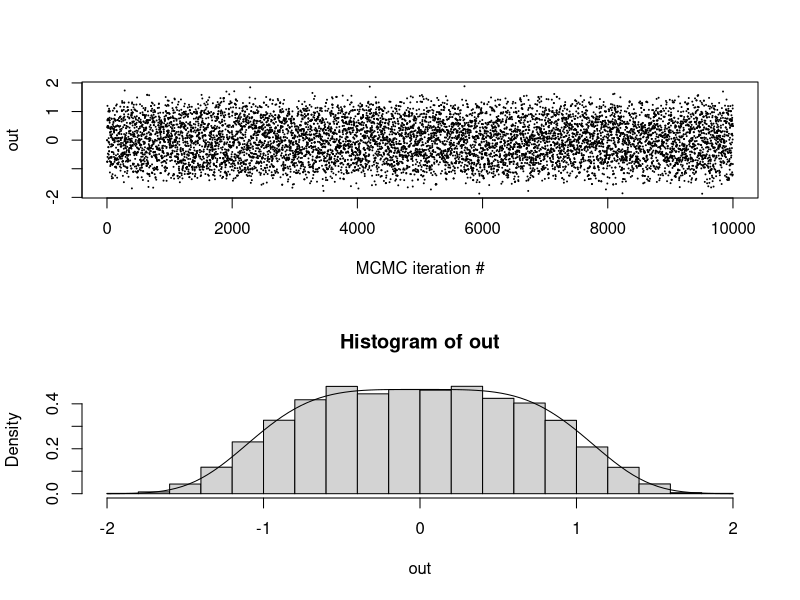
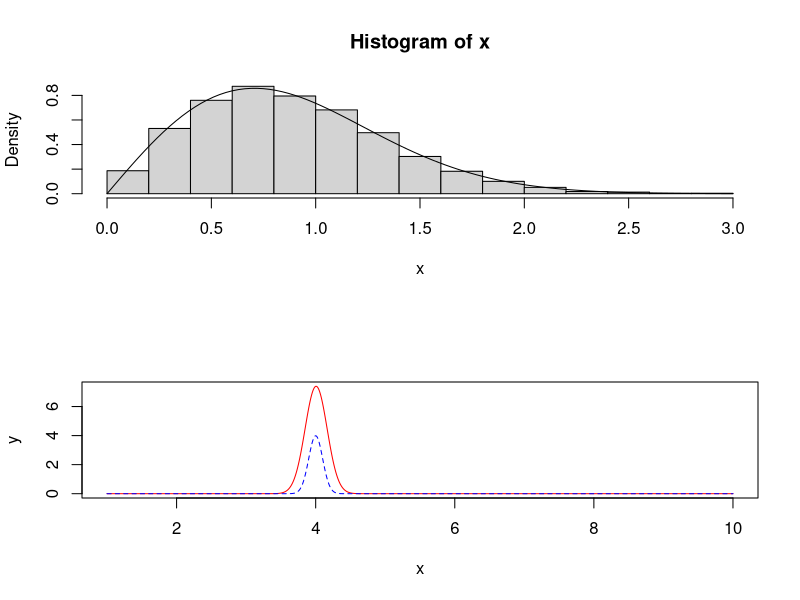
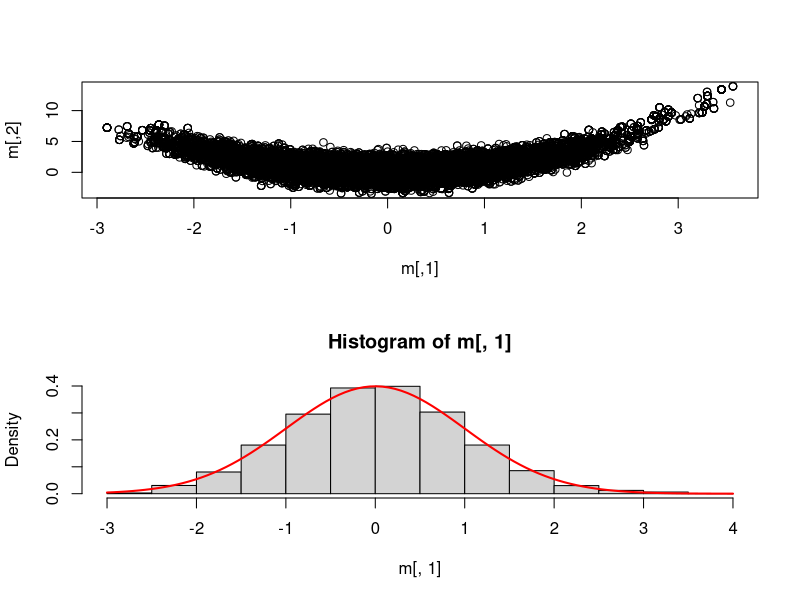
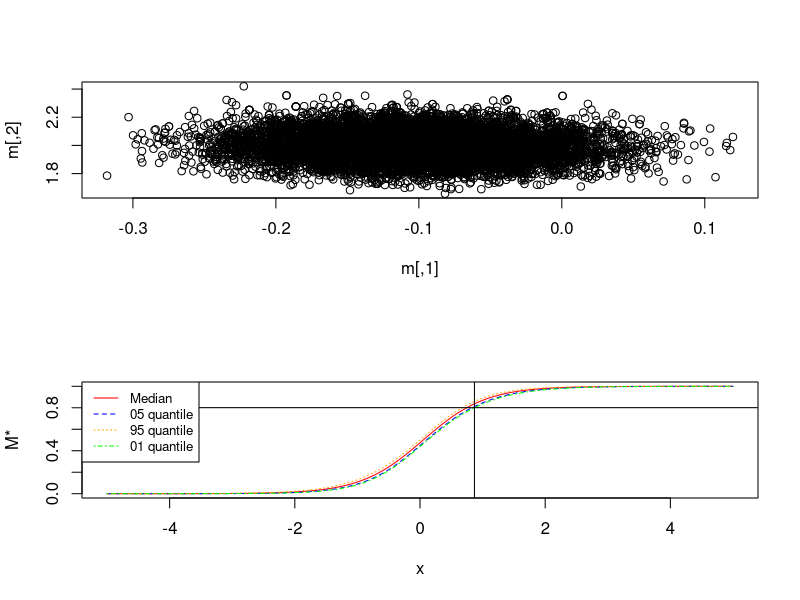

Here is the R script that generated these plots, in order:
## ---- chunk 1
rm(list = ls())
## ---- chunk 2
# general 1d independence metropolis hastings
oneD.IRWMH <- function(prob,
                       sigma=1.0,
                       theta1=0.0,
                       Nsamp=10000){
  res <- numeric(Nsamp)
  # allocate memory
  res[1] <- theta1
  # old importance weight
  wt.old <- prob(res[1])/dnorm(res[1], sd=sigma)
  Nacc <- 0
    for(i in 2:Nsamp){
      # proposal (note, independent of past)
      thetaStar <- rnorm(1, sd=sigma)
      # new importance weight
      wt.star <- prob(thetaStar)/dnorm(thetaStar, sd=sigma)
      # accept probability
      alpha <- min(1.0, wt.star/wt.old)
      # accept/reject
      if(runif(1) < alpha){
        res[i] <- thetaStar
        wt.old <- wt.star
        Nacc <- Nacc+1
      } else {
        res[i] <- res[i-1]
      }
    }
  return(res)
}

# pdf from mandatory pdf
pdf <- function(x) {
  return ((2^0.25*gamma(3/4)/pi) * exp(-x^4 / 2))
}


# sample n samples
n <- 10000
out <- oneD.IRWMH(pdf, theta1 = 0.0, sigma=1, Nsamp = n)

# plot 
par(mfrow=c(2,1))
plot(1:length(out),out,pch=20,cex=0.1,xlab="MCMC iteration #")
hist(out, probability = TRUE)
curve(pdf, add = TRUE, -2, 2)
## ---- chunk 3
# Use inverse sampling method to sample from
# p(x) = 2x exp(-x^2)
inverse_sampling <- function(Nsamples) {
  # Sample n samples from uniform distribution
  u <- runif(Nsamples)
  # Return X = F^-1(U)
  return(sqrt(-log(1-u)))
}

# PDF
pdf2 <- function(x) {
  return(2*x * exp(-x^2))
}

x <- inverse_sampling(10000)
hist(x, probability = TRUE)
curve(pdf2, 0, 3, add = TRUE)
## ---- chunk 4
g <- function(x) {
 exp(sqrt(x))*exp(-20*(x-4)^2)
}

f <- function(x) {
  dnorm(x, mean=4, sd=0.1)
}

x<-seq(1,10,0.01); y1=g(x); y2=f(x)
plot(x, y1, type="l", pch=19, col="red", xlab="x", ylab="y")
lines(x, y2, pch=18, col="blue", type="l", lty=2)
legend(1, 95, legend=c("Line 1", "Line 2"),
       col=c("red", "blue"), lty=1:2, cex=0.8)
## ---- chunk 5
importance <- function(Nsamp) {
  # Sample from f
  x <- rnorm(Nsamp, 4, 0.1)
  # calculate empirical mean
  return(mean((g(x)*(x>0))/(f(x))))
}

# Estimate of integral using importance sampling
importance(100000)
# Numerical integration
integrate(g, 0, Inf)$value
## ---- chunk 6
# Load the multivariate normal library 
library(mvtnorm)
library(coda)

# Target function from 
logg <- function(theta) {
  return(-theta[1]^2/2 - (theta[2] - theta[1]^2)^2 /2)
}

# 2D Random walk using log g
smile_shaped <- function(logg,
                         sigma=diag(2),
                         theta=c(0.0, 0.0),
                         Nsamp=100000){
  
  # Reserve 2xNsamp matrix with zeros
  res <- matrix(0, Nsamp, 2)
  
  # Set initial conditions
  res[1,] <- theta
  
  # Calculate old log-probability
  logold <- logg(theta)
  
  # accept counter
  Nacc <- 0
  
  # Iterate no of samples.
  for(i in 2:Nsamp){
    # Proposal step
    new <- res[i-1,] + rmvnorm(1, theta, sigma)
    # Log-p of proposal step
    lognew <- logg(new)
    # Evaluate step
    logfrac <- exp(min(0.0,lognew-logold))
    # Accept or reject new step
    if(runif(1)<logfrac && is.finite(logfrac)){
      # accept
      res[i,] <- new
      logold <- lognew
      Nacc <- Nacc+1
    } else {
      # reject
      res[i,] <- res[i-1,]
    }
  }
  print(paste("Accept prob: ", Nacc/Nsamp))
  return(res[5000:Nsamp,])
}

# Covariance matrix
sigma <- matrix(c(2, 0, 0, 2), nrow=2, ncol=2)
m <- smile_shaped(logg=logg, sigma=sigma, c(0.0, 0.0), 50000)
## ---- chunk 7
# Plot multivariate distribution
plot(m)
## ---- chunk 8
# Plot marginal of theta1 and compare with standard normal
hist(m[,1], probability=TRUE)
curve(dnorm(x, mean=0, sd=1), 
      col="red", lwd=2, add=TRUE, yaxt="n")
## ---- chunk 9
ESS <- function(x) {
  coda::effectiveSize(x)
}

ESS(m[,1])
ESS(m[,2])
## ---- chunk 10
# Load the data set
df <- data.frame(read.table("logistic_regression_data.txt"))
x <- df$x
y <- df$y

# function returning a log-posterior kernel for theta
logistic.lp <- function(theta) {
  alpha <- theta[1]
  beta <- theta[2]
  # log-likelihood
  Eeta <- exp(alpha + beta*x)
  p <- Eeta/(1.0 + Eeta)
  log.like <- sum(dbinom(y, size=1, prob = p, log=TRUE))
  
  # priors
  log.prior <- dnorm(alpha, sd=10, log=TRUE) + dnorm(beta, sd=10, log=TRUE)
  
  # log-posterior kernel
  return(log.like+log.prior)
}
## ---- chunk 11
# Independent sampler
IndepMH <- function(lprob, theta=c(0, 0), sigma=diag(2), Nsamp=1000, S=1){
  # Allocate space
  res <- matrix(0, Nsamp, 2)
  # Set initial values
  res[1,] <- theta
  # Old importance
  pold <- lprob(theta) - dmvnorm(theta, mean=theta ,sigma=sigma, log=TRUE)
  # No of accept
  Nacc <- 0
  for (i in 2:Nsamp){
    # Sample theta from multivariate normal with scaled sigma
    new <- rmvnorm(1, theta, S*sigma)
    # Importance of new theta
    pnew <- lprob(new) - dmvnorm(new, mean=theta, sigma=sigma, log=TRUE)
    frac <- exp(min(0.0, pnew-pold))
    if(runif(1)<frac && is.finite(frac)){
      # Accept
      res[i,] <- new
      pold <- pnew
      Nacc <- Nacc+1
    } else {
      # Reject
      res[i,] <- res[(i-1),]
    }
  }
  print(paste0("accept rate : ",Nacc/Nsamp))
  return(res[1000:Nsamp,])
}

sigma <- matrix(c(0.00653,-0.00058,-0.00058,0.01689),2,2)

m <- IndepMH(logistic.lp, c(-0.102, 1.993), sigma, 10000, 0.6)
plot(m)
## ---- chunk 12
ESS(m[,1])
ESS(m[,2])
## ---- chunk 13
# Plotdist is function for calculating values for plotting
plotdist <- function (x) {
  # Calculate m(x*)
  mstar <- exp(m[,1] + m[,2]*x) / (1 + exp(m[,1] + m[,2]*x))
  # calulcate median given x*
  med <- median(mstar)
  # Caltulate quantiles given x*
  quant05 <- quantile(mstar, 0.05)
  quant95 <- quantile(mstar, 0.95)
  quant01 <- quantile(mstar, 0.01)
  # return vector of calculations
  return(c(med, quant05, quant95, quant01))
}

# sequence of x* values
x <- seq(-5, 5, 0.01)
# plot 
plotmat <- matrix(0, length(x), 4)
# set index
i <- 0
# Loop through all x* values in sequence
for (val in x) {
  # increment index for each value in xÆ
  i <- i+1
  plotmat[i,] <- plotdist(val)
}

# First value larger than 0.8 (for plotting horizontal)
horizontal <- plotmat[, 4][plotmat[, 4] > 0.8][1]

# First x-value of m-value with 99% probability of being larger than 0.8
vertical <- x[Position(function(x) x > 0.8, plotmat[, 4])]

# Plot all medians and quantiles conditional on x*
plot(x, plotmat[, 1], type="l", col="red", ylab="M*")
lines(x, plotmat[, 2], type="l", col="blue", lty=2)
lines(x, plotmat[, 3], type="l", col="orange", lty=3)
lines(x, plotmat[, 4], type="l", col="green", lty=4)
# Add vertical line for x values
abline(v = vertical, col="black")
# add horizontal line for m values
abline(h = horizontal, col="black")
legend("topleft", legend=c("Median", "05 quantile", "95 quantile", "01 quantile"),
       col=c("red", "blue", "orange", "green"), lty=1:4, cex=0.8)

# X* where P(M(X*) > 0.8) = 0.99 
print(vertical)
